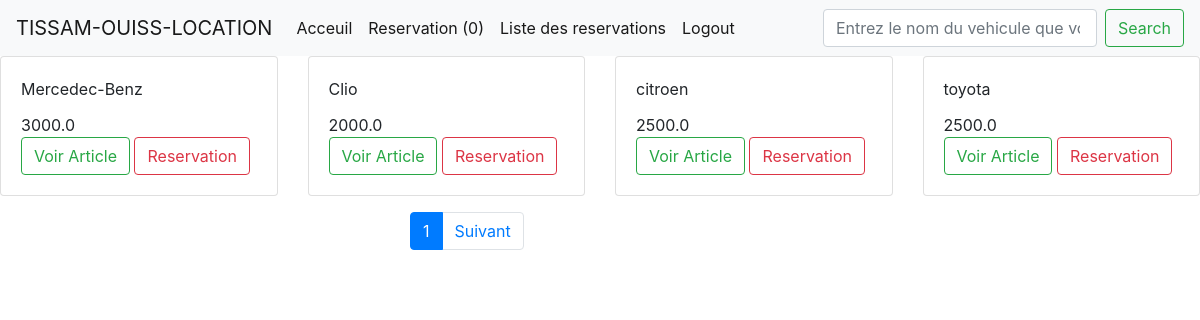
/index, run on the app's committed database.
### voiture/models.py (models this page shows, shortened)
class Vehicule(models.Model):
    carburant = models.CharField(max_length=200)
    kilometrage = models.IntegerField()
    prix = models.FloatField()
    modele = models.ForeignKey(Modele, related_name='lemodele', on_delete=models.CASCADE)
    nbr_place = models.IntegerField()
    description = models.TextField()
    image = models.CharField(max_length=5000)
    date_ajout = models.DateTimeField(auto_now=True)

### voiture/views.py (the view)
# urls.py: path('index',index,name="index"),
def index(request):
    vehicule_object = Vehicule.objects.all()
    item_name = request.GET.get('item-name')
    if item_name !='' and item_name is not None:
        vehicule_object = Vehicule.objects.filter(carburant__icontains=item_name)
    paginator = Paginator(vehicule_object, 4)
    page = request.GET.get('page')
    vehicule_object = paginator.get_page(page)
    return render(request, 'voiture/index.html', {'vehicule_object':vehicule_object})

### voiture/templates/voiture/index.html (shortened to what this page needs)
<!DOCTYPE html>
<html lang="en">
<head>
    <link rel="stylesheet" href="https://cdn.jsdelivr.net/npm/bootstrap@4.0.0/dist/css/bootstrap.min.css">
</head>
<body>
    <nav class="navbar navbar-expand-lg navbar-light bg-light">
  <a class="navbar-brand" href="{% url 'index'%}">TISSAM-OUISS-LOCATION</a>
  <div class="collapse navbar-collapse" id="navbarSupportedContent">
    <ul class="navbar-nav mr-auto">
      <li class="nav-item active">
        <a class="nav-link" href="{% url 'index'%}">Acceuil <span class="sr-only">(current)</span></a>
      </li>
        <li class="nav-item active">
            <a id="reserver" class="nav-link" href="#">Reservation (0)</a>
          </li>
          <li class="nav-item active">
            <a  class="nav-link" href="{% url 'liste'%}">Liste des reservations</a>
          </li>
          <li class="nav-item active">
            <a  class="nav-link" href="{% url 'login'%}">Logout</a>
          </li>
    </ul>
    <form class="form-inline my-2 my-lg-0">
      <input type="search" name="item-name" class="form-control mr-sm-2" placeholder="Entrez le nom du vehicule que vous cherchez"  >
      <button class="btn btn-outline-success my-2 my-sm-0" type="submit">Search</button>
    </form>
  </div>
</nav>
    <div class="row">
        {% for vehicule in vehicule_object %}
        <div class="col-md-3">
            <div class="card">
                <div class="card-body">
                    <div id="aa{{vehicule.id}}" class="card-title">{{ vehicule.carburant}}</div>
                    <div class="card-text">{{vehicule.prix}}</div>
                    <a href="{{vehicule.id}}" type="button" class="btn btn-outline-success">Voir Article</a>
                    <button id ="{{vehicule.id}}" type="button" class="btn ted btn-outline-danger">Reservation</button>
                </div>
            </div>
        </div>
        {% endfor %}
    </div>
    <div class="row mt-3">
        <div class="col-md-3 offset-md-4">
            <ul class="pagination">
                 <li class="page-item active">
                    <a class ="page-link" href="?page= {{ vehicule_object.number}}"> {{ vehicule_object.number}}</a>
                 </li>
        {% if vehicule_object.has_next %}
                 <li class="page-item">
                    <a class ="page-link" href="?page= {{vehicule_object.next_page_number }}">Suivant</a>
                </li>
        {%endif %}
            </ul>
        </div>
    </div>
</body>
</html>

### data on the page
Vehicule: carburant "Mercedec-Benz", prix "3000.0"
Vehicule: carburant "Clio", prix "2000.0"
Vehicule: carburant "citroen", prix "2500.0"
Vehicule: carburant "toyota", prix "2500.0"

### other printed values
{{ vehicule_object.number }} "1"
